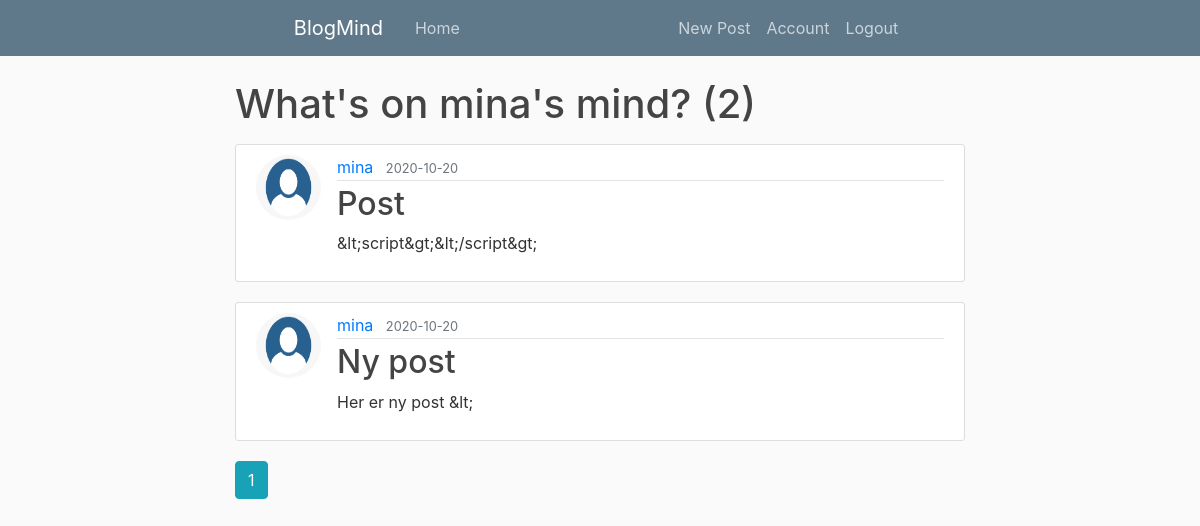
The page /user/mina (signed in) on the database its author committed.
### photomind/models.py (models this page shows, shortened)
class User(db.Model, UserMixin):
    id = db.Column(db.Integer, primary_key=True)
    username = db.Column(db.String(20), unique=True, nullable=False)
    email = db.Column(db.String(120), unique=True, nullable=False)
    image_file = db.Column(db.String(20), nullable=False, default='default.jpg')
    password = db.Column(db.String(60), nullable=False)
    question = db.Column(db.Integer, nullable=False)
    answer = db.Column(db.String(30), nullable=False)
    posts = db.relationship('Post', backref='author', lazy=True)
    last_login_at = db.Column(db.DateTime)
    last_login_ip = db.Column(db.String(100))
    active = db.Column(db.Boolean)
    role = db.Column(db.String(10), nullable=False, default='user')

class Post(db.Model):
    id = db.Column(db.Integer, primary_key=True)
    title = db.Column(db.String(100), nullable=False)
    date_posted = db.Column(db.DateTime, nullable=False, default=datetime.utcnow)
    content = db.Column(db.Text, nullable=False)
    user_id = db.Column(db.Integer, db.ForeignKey('user.id'), nullable=False)

### photomind/users/routes.py (the view)
@users.route("/user/<string:username>")
@login_required
@nocache
def user_posts(username):
    page = request.args.get('page', 1, type=int)
    user = User.query.filter_by(username=username).first_or_404()
    posts = Post.query.filter_by(author=user)\
        .order_by(Post.date_posted.desc())\
        .paginate(page=page, per_page=5)
    return render_template('user_posts.html', posts=posts, user=user)

### photomind/models.py (called while the page is built)
@login_manager.user_loader
def load_user(user_id):
    return User.query.get(int(user_id))

### photomind/nocache.py (called while the page is built)
def nocache(view):
    @wraps(view)
    def no_cache(*args, **kwargs):
        response = make_response(view(*args, **kwargs))
        response.headers['Last-Modified'] = datetime.now()
        response.headers['Cache-Control'] = 'no-store, no-cache, must-revalidate, post-check=0, pre-check=0, max-age=0'
        response.headers['Pragma'] = 'no-cache'
        response.headers['Expires'] = '-1'
        return response
    return update_wrapper(no_cache, view)

### photomind/templates/user_posts.html
{% extends "layout.html" %}
{% block content %}
    <h1 class="mb-3">What's on {{ user.username }}'s mind? ({{ posts.total }})</h1>
    {% for post in posts.items %}
        <article class="media content-section">
          <img class="rounded-circle article-img" src="{{ url_for('static', filename='profile_pics/' + post.author.image_file) }}">
          <div class="media-body">
            <div class="article-metadata">
              <a class="mr-2" href="{{ url_for('users.user_posts', username=post.author.username) }}">{{ post.author.username }}</a>
              <small class="text-muted">{{ post.date_posted.strftime('%Y-%m-%d') }}</small>
            </div>
            <h2><a class="article-title" href="{{ url_for('posts.post', post_id=post.id) }}">{{ post.title }}</a></h2>
            <p class="article-content">{{ post.content }}</p>
          </div>
        </article>
    {% endfor %}
    {% for page_num in posts.iter_pages(left_edge=1, right_edge=1, left_current=1, right_current=2) %}
      {% if page_num %}
        {% if posts.page == page_num %}
          <a class="btn btn-info mb-4" href="{{ url_for('users.user_posts', username=user.username, page=page_num) }}">{{ page_num }}</a>
        {% else %}
          <a class="btn btn-outline-info mb-4" href="{{ url_for('users.user_posts', username=user.username, page=page_num) }}">{{ page_num }}</a>
        {% endif %}
      {% else %}
        ...
      {% endif %}
    {% endfor %}
{% endblock content %}

### photomind/static/main.css (style rules this page uses)
body { background: #fafafa; color: #333333; margin-top: 5rem; }
h1, h2, h3, h4, h5, h6 { color: #444444; }
.content-section { background: #ffffff; padding: 10px 20px; border: 1px solid #dddddd; border-radius: 3px; margin-bottom: 20px; }
.article-title { color: #444444; }
.article-content { white-space: pre-line; }
.article-img { height: 65px; width: 65px; margin-right: 16px; }
.article-metadata { padding-bottom: 1px; margin-bottom: 4px; border-bottom: 1px solid #e3e3e3 }

### rows shown on the page
User: username "mina"
Post: image_file (placeholder picture), author.username "mina", date_posted "2020-10-20", title "Post", content "&lt;script&gt;&lt;/script&gt;"
Post: image_file (placeholder picture), author.username "mina", date_posted "2020-10-20", title "Ny post", content "Her er ny post &lt;"

### other values the page prints
{{ posts.total }} "2"
{{ page_num }} "1"
